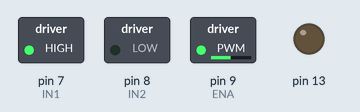
This sketch was run on a simulated Arduino Uno, built with avr-gcc and run on an emulated ATmega328P. On the bench: switched loads named in the sketch (green lamp = pin HIGH), output pins drawn as LEDs (lit = HIGH). What the sketch prints to the serial monitor is not drawn.

Above: at 0.1 s.
Timing chart, 0 to 1.6 s (numbered marks = the images above):
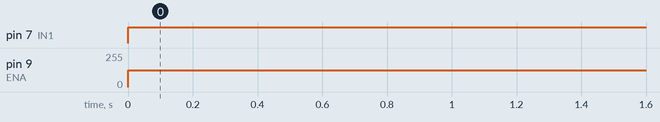

The sketch:

l298.ino
```cpp
const byte IN1 = 7;
const byte IN2 = 8;
const byte ENA = 9;

void setup() {
  pinMode(IN1, OUTPUT);
  pinMode(IN2, OUTPUT);
  pinMode(13, OUTPUT);
  Serial.begin(9600);
}

void startOnce() {
  digitalWrite(IN1, HIGH);
  digitalWrite(IN2, LOW);
  delay(2000);
  digitalWrite(IN1, LOW);
  digitalWrite(IN2, LOW);
  delay(2000);
  digitalWrite(IN1, LOW);
  digitalWrite(IN2, HIGH);
  delay(2000);
  digitalWrite(IN1, LOW);
  digitalWrite(IN2, LOW);
  delay(2000);
}

void ledBlink() {
  digitalWrite(13, HIGH);
  delay(500);
  digitalWrite(13, LOW);
  delay(500);
}

int i = 0;
void loop() {
  i += 20;
  int speed = i % 255;
  Serial.println(speed);
  analogWrite(ENA, 125);
  digitalWrite(IN1, HIGH);
  digitalWrite(IN2, LOW);
  delay(1000);
}
```

Measured:
- by itself, pin 7 (IN1): LOW → HIGH at 0.00 s
- by itself, pin 9 (ENA): 0/255 → 125/255 at 0.00 s
